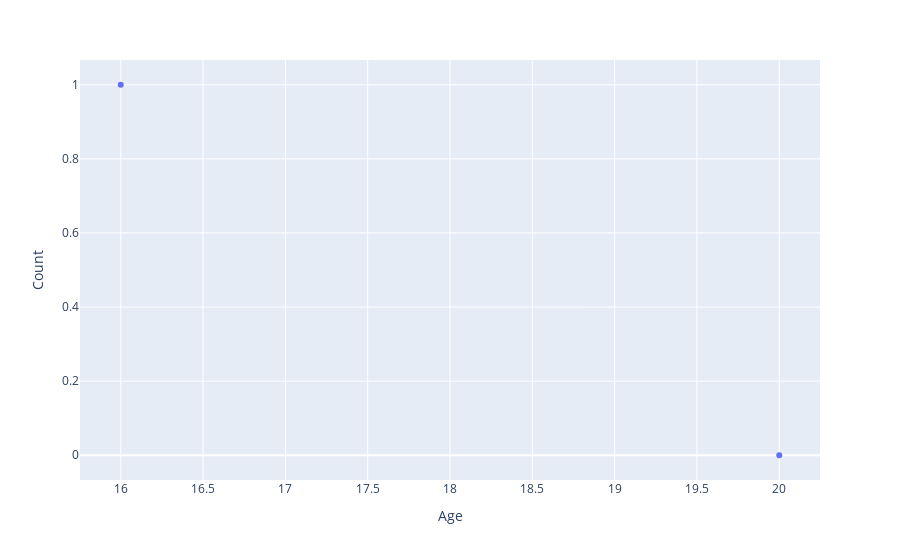

Notebook code cell kept with this figure:
### Markdown cell above
<h2> Distribution among the age gap of 10years </h2>

### Code cell
#Plotting age distribution for patients who are younger than 20

age_bracket1 = data.query("(Age <= 20)").reset_index()
print(f"Patients who are younger than 20: {age_bracket1.shape[0]:,}")

fig = px.scatter(age_bracket1, x="Age")
fig.update_layout(yaxis_title='Count', xaxis_title='Age')
fig.show()

### Figure 1 — Plotly figure (JSON) as saved in the notebook; plotly's stock layout.template omitted (floating-point values rounded to 4 significant figures)
{"data": [{"hovertemplate": "Age=%{x}<br>_index=%{y}<extra></extra>", "legendgroup": "", "marker": {"color": "#636efa", "symbol": "circle"}, "mode": "markers", "name": "", "orientation": "h", "showlegend": false, "type": "scatter", "x": [20, 16], "xaxis": "x", "y": [0, 1], "yaxis": "y"}], "layout": {"legend": {"tracegroupgap": 0}, "margin": {"t": 60}, "xaxis": {"anchor": "y", "domain": [0, 1], "title": {"text": "Age"}}, "yaxis": {"anchor": "x", "domain": [0, 1], "title": {"text": "Count"}}}}
